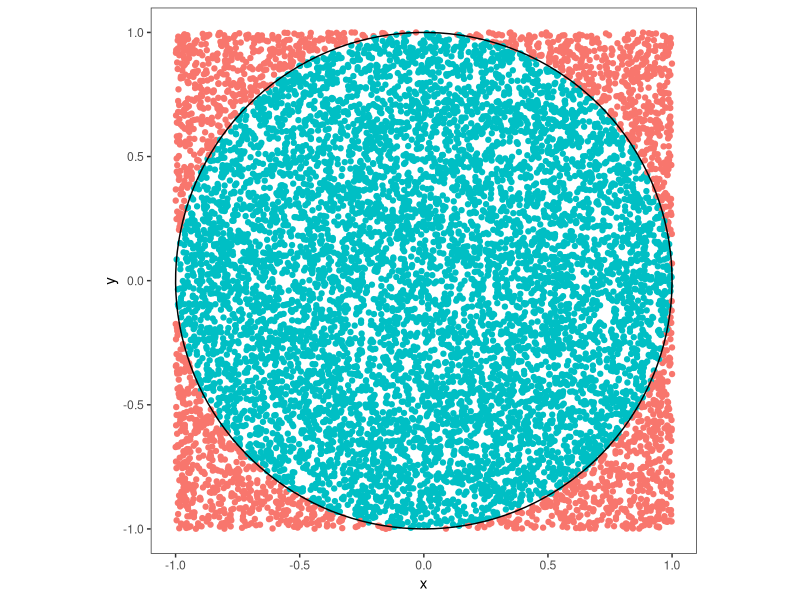

Write R code to recreate this figure.
## ---- chunk 1
library(tidyverse)
library(ggplot2)
library(gganimate)
nsim=10000
L=tibble( x = runif(nsim, -1,1), y = runif(nsim, -1,1)) %>% 
  mutate( inside = (x^2+y^2)<1 )
angle <- seq(-pi, pi, length = 150)
circle <- data.frame(x = sin(angle), y = cos(angle))
L %>% 
  ggplot(aes(x=x, y=y, color=inside)) + 
  geom_point() +
  coord_fixed() +
  theme_bw()+
  theme(legend.position = "none")+
  theme(panel.grid.major = element_blank(),
  panel.grid.minor = element_blank())+ 
  geom_path(aes(x, y), data = circle, inherit.aes = F)
## ---- chunk 2
sum(L$inside)/10000*4
